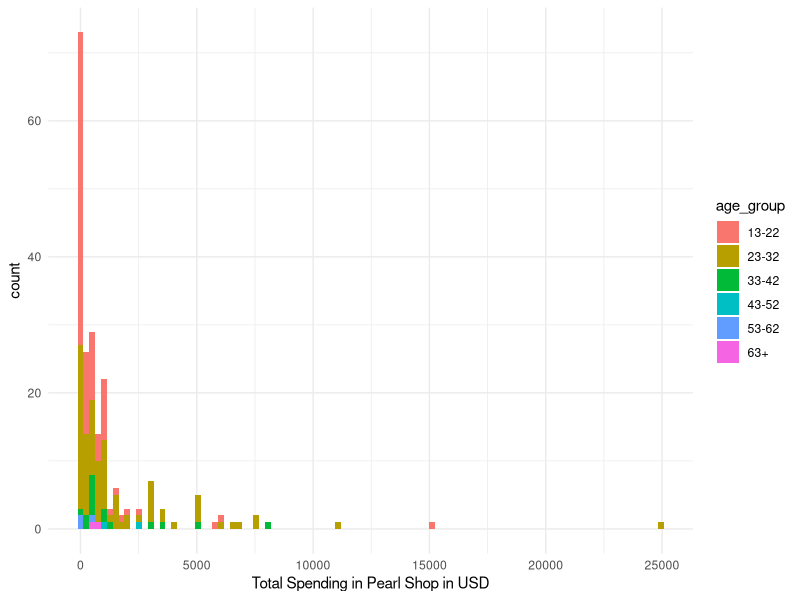
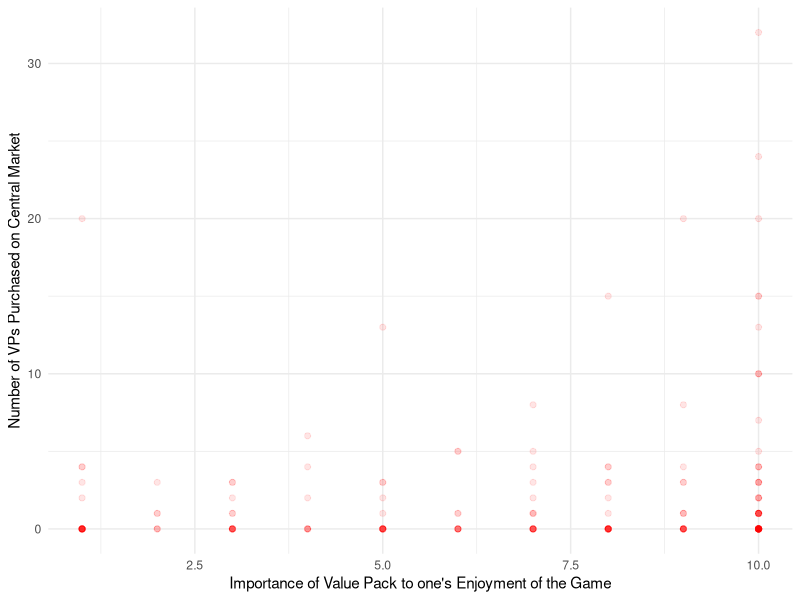

Recreate these plots in R, in order.
## ---- chunk 1
# Load required packages and read in the data
knitr::opts_chunk$set(echo = TRUE)

library(tidyverse)
library(knitr) # for kable()
library(ggplot2) # for graphs

cleaned_data <-
  read_csv(here::here("outputs/data/cleaned_data.csv"))
## ---- chunk 2
# Create summary dataset
# Due to insufficient response counts,
#   remove the "other" gender group for this summary table
summary_tbl <- cleaned_data[-c(47,70,85,103,135),] |>
  group_by(age_group, gender) |>
  summarise(ps_mean = mean(ps_total),
            packages_mean = mean(packages_usd),
            playtime_mean = mean(playtime_total))

# Use kable to create the table
summary_tbl |>
  kable(
    caption = "Summary of Average Playtime and Spending in Upfront and Cash Shop
      Categories in Black Desert Online",
    col.names = c("Age Group",
                  "Gender",
                  "Avg PS Spending (USD)",
                  "Avg Package Spending (USD)",
                  "Avg Playtime (hrs)"),
    digits = 1,
    booktabs = TRUE,
    linesep = ""
  )

## ---- chunk 3

## ---- chunk 4
# Create a histogram of spending in pearl shop
cleaned_data |>
  ggplot(aes(x = ps_total, fill = age_group)) +
  geom_histogram(bins = 100) +
  theme_minimal() +
  labs(x = 'Total Spending in Pearl Shop in USD')
## ---- chunk 5
# Create a graph that showcases the importance of VP vs. number of VP bought
#   from the central market
# Row 6, 24 and 112 seem to be an outliers; no dicernable reason for someone to purchase
#   enough VPs for more than number of days the game has been released for.
#   Possible input error from the respondent. Regardless, removed for a more
#   visually clear graph
cleaned_data[-c(6,24,112),] |>
  ggplot(aes(x = importance_vp, y = cm_vp_count)) +
  geom_point(size = 1.75, alpha = 0.1, color="red") +
  theme_minimal() +
  labs(x = "Importance of Value Pack to one's Enjoyment of the Game",
       y = "Number of VPs Purchased on Central Market")

